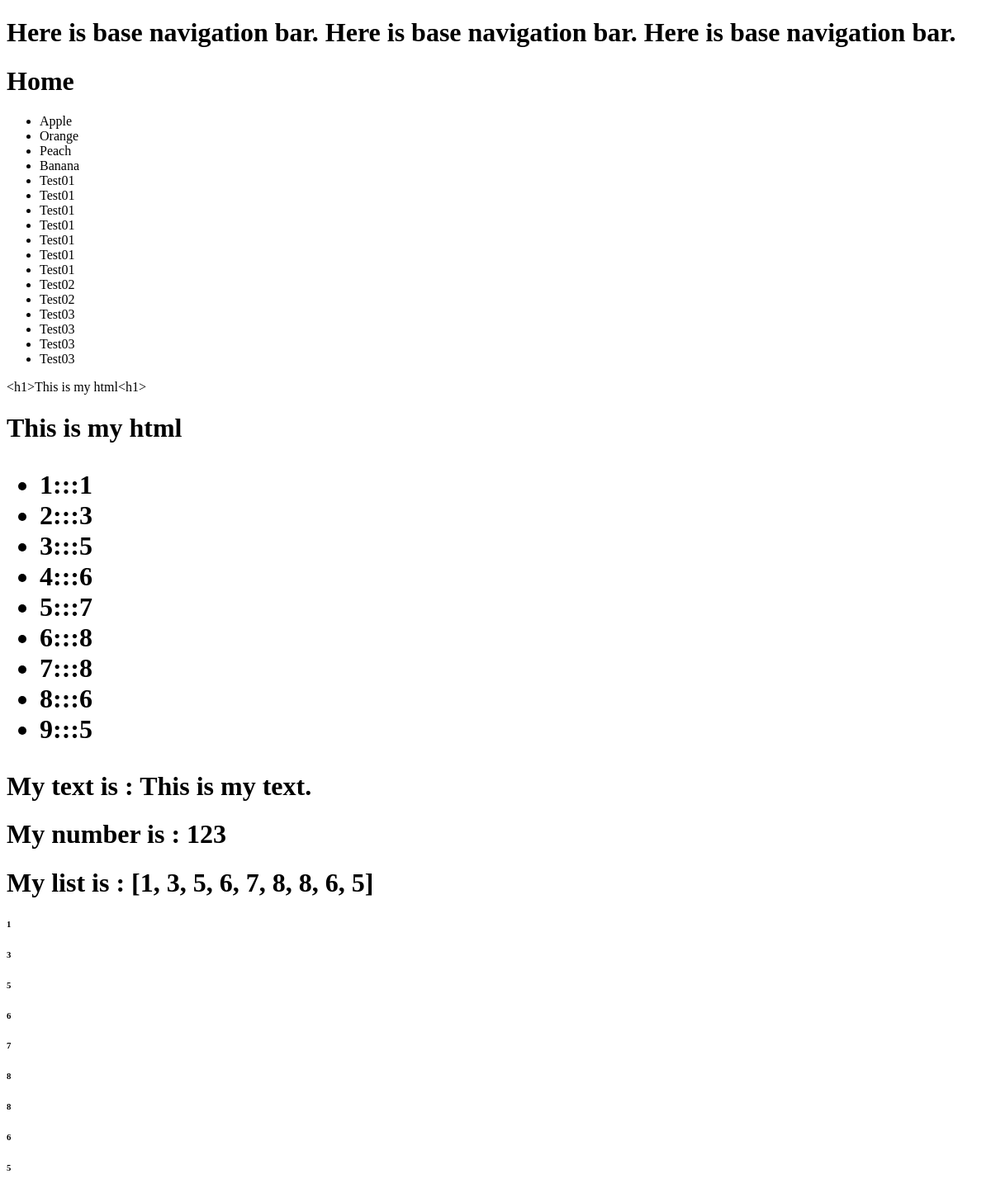
Before: / with the older database file.
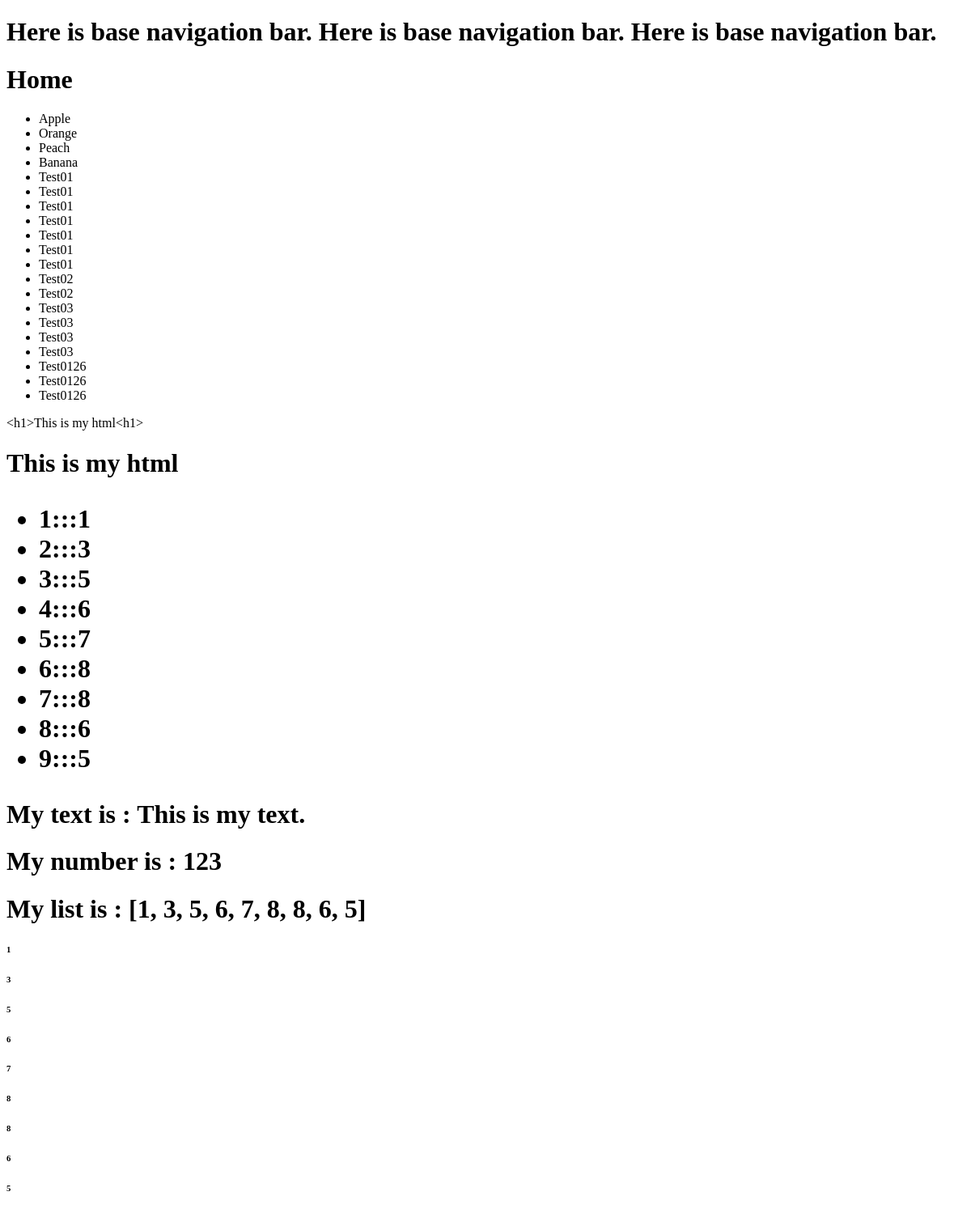
After: the same page with the newer database file.
### products/models.py (models this page shows)
class Product(models.Model):
    title = models.TextField()
    description = models.TextField()
    price = models.TextField()
    summary = models.TextField(default='This is summary.')

### pages/views.py (the view)
# urls.py: path('', home_view),
def home_view(request):
    my_context = {
        'my_text': 'This is my text.',
        'my_number': 123,
        'my_list': [1, 3, 5, 6, 7, 8, 8, 6, 5],
        'my_html': '<h1>This is my html<h1>',
        'my_products': Product.objects.all(),
    }
    return render(request, 'home.html', my_context)

### templates/home.html
{% extends 'base.html' %}
{% block content %}
    <h1>Home</h1>
    <ul>
        {% for item in my_products %}
            <li>{{ item.title }}</li>
        {% endfor %}
    </ul>
    {{ my_html }}
    {{ my_html|safe }}
    <ul>
        {% for item in my_list %}
            <li>{{ forloop.counter }}:::{{ item }}</li>
        {% endfor %}
    </ul>
    <h1>My text is : {{ my_text }}</h1>
    <h1>My number is : {{ my_number }}</h1>
    <h1>My list is : {{ my_list }}</h1>
    {% for item in my_list %}
        <h6>{{ item }}</h6>
    {% endfor %}
{% endblock %}

Changed rows visible on the page:
added Product: title "Test0126"
added Product: title "Test0126"
added Product: title "Test0126"
